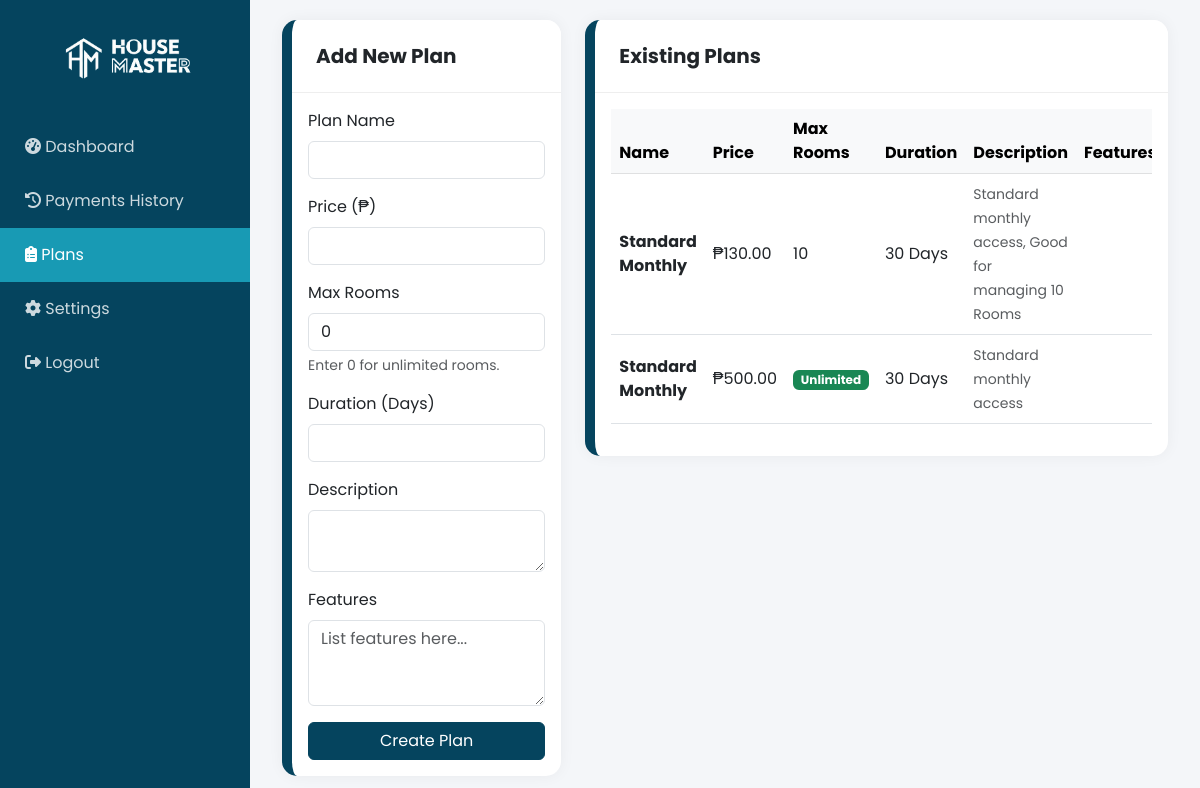
The page /superadmin/plans.php (signed in) on the database its author committed.
### tables this page shows
CREATE TABLE `subscription_plans` (
  `id` int(11) NOT NULL,
  `name` varchar(100) NOT NULL,
  `price` decimal(10,2) NOT NULL,
  `max_rooms` int(11) DEFAULT 0,
  `duration_days` int(11) NOT NULL,
  `description` text DEFAULT NULL,
  `features` text DEFAULT NULL,
  `created_at` timestamp NOT NULL DEFAULT current_timestamp()
);

### superadmin/plans.php (the view, shortened to what this page needs)
<?php
require_once '../config.php';
$plans = $conn->query("SELECT * FROM subscription_plans ORDER BY price ASC");
?>
<!DOCTYPE html>
<html lang="en">
<head>
    <link href="https://cdn.jsdelivr.net/npm/bootstrap@5.3.0/dist/css/bootstrap.min.css" rel="stylesheet">
    <link rel="stylesheet" href="https://cdnjs.cloudflare.com/ajax/libs/font-awesome/6.5.0/css/all.min.css">
</head>
<body>
    <?php include 'navbar.php'; ?>
    <div class="main-content">
        <div class="container-fluid">
        <div class="row">
            <div class="col-md-4 mb-4">
                <div class="card h-100">
                    <div class="card-header"><h5 class="mb-0 fw-bold">Add New Plan</h5></div>
                    <div class="card-body">
                        <form method="POST">
                            <div class="mb-3"><label class="form-label">Plan Name</label><input type="text" name="name" class="form-control" required></div>
                            <div class="mb-3"><label class="form-label">Price (₱)</label><input type="number" step="0.01" name="price" class="form-control" required></div>
                            <div class="mb-3"><label class="form-label">Max Rooms</label><input type="number" name="max_rooms" class="form-control" value="0" required><div class="form-text">Enter 0 for unlimited rooms.</div></div>
                            <div class="mb-3"><label class="form-label">Duration (Days)</label><input type="number" name="duration" class="form-control" required></div>
                            <div class="mb-3"><label class="form-label">Description</label><textarea name="description" class="form-control" rows="2"></textarea></div>
                            <div class="mb-3"><label class="form-label">Features</label><textarea name="features" class="form-control" rows="3" placeholder="List features here..."></textarea></div>
                            <button type="submit" name="add_plan" class="btn btn-primary w-100">Create Plan</button>
                        </form>
                    </div>
                </div>
            </div>
            <div class="col-md-8">
                <div class="card">
                    <div class="card-header"><h5 class="mb-0 fw-bold">Existing Plans</h5></div>
                    <div class="card-body">
                        <div class="table-responsive">
                            <table class="table table-hover align-middle">
                                <thead class="table-light"><tr><th>Name</th><th>Price</th><th>Max Rooms</th><th>Duration</th><th>Description</th><th>Features</th><th>Action</th></tr></thead>
                                <tbody>
                                    <?php while ($row = $plans->fetch_assoc()): ?>
                                    <tr>
                                        <td class="fw-bold"><?php echo htmlspecialchars($row['name']); ?></td>
                                        <td>₱<?php echo number_format($row['price'], 2); ?></td>
                                        <td><?php echo $row['max_rooms'] == 0 ? '<span class="badge bg-success">Unlimited</span>' : $row['max_rooms']; ?></td>
                                        <td><?php echo $row['duration_days']; ?> Days</td>
                                        <td><small class="text-muted"><?php echo htmlspecialchars($row['description']); ?></small></td>
                                        <td><small class="text-muted"><?php echo nl2br(htmlspecialchars($row['features'] ?? '')); ?></small></td>
                                    </tr>
                                    <?php endwhile; ?>
                                </tbody>
                            </table>
                        </div>
                    </div>
                </div>
            </div>
        </div>
        </div>
    </div>
</body>
</html>

### superadmin/plans.php (style rules this page uses)
:root { --primary-color: #05445E; --secondary-color: #189AB4; --accent-color: #75E6DA; --light-bg: #f4f6f9; }
body { background-color: var(--light-bg); font-family: 'Poppins', sans-serif; }
.main-content { margin-left: 250px; padding: 20px; }
.card { border: none; border-radius: 15px; box-shadow: 0 0 15px rgba(0,0,0,0.05); border-left: 10px #05445E solid; }
.card-header { background-color: white; border-bottom: 1px solid #eee; padding: 1.5rem; border-radius: 15px 15px 0 0 !important; }
.btn-primary { background-color: var(--primary-color); border-color: var(--primary-color); }

### rows shown on the page
subscription_plans: name "Standard Monthly", price "130.00", max_rooms "10", duration_days "30", description "Standard monthly access, Good for managing 10 Rooms"
subscription_plans: name "Standard Monthly", price "500.00", max_rooms "Unlimited", duration_days "30", description "Standard monthly access"
